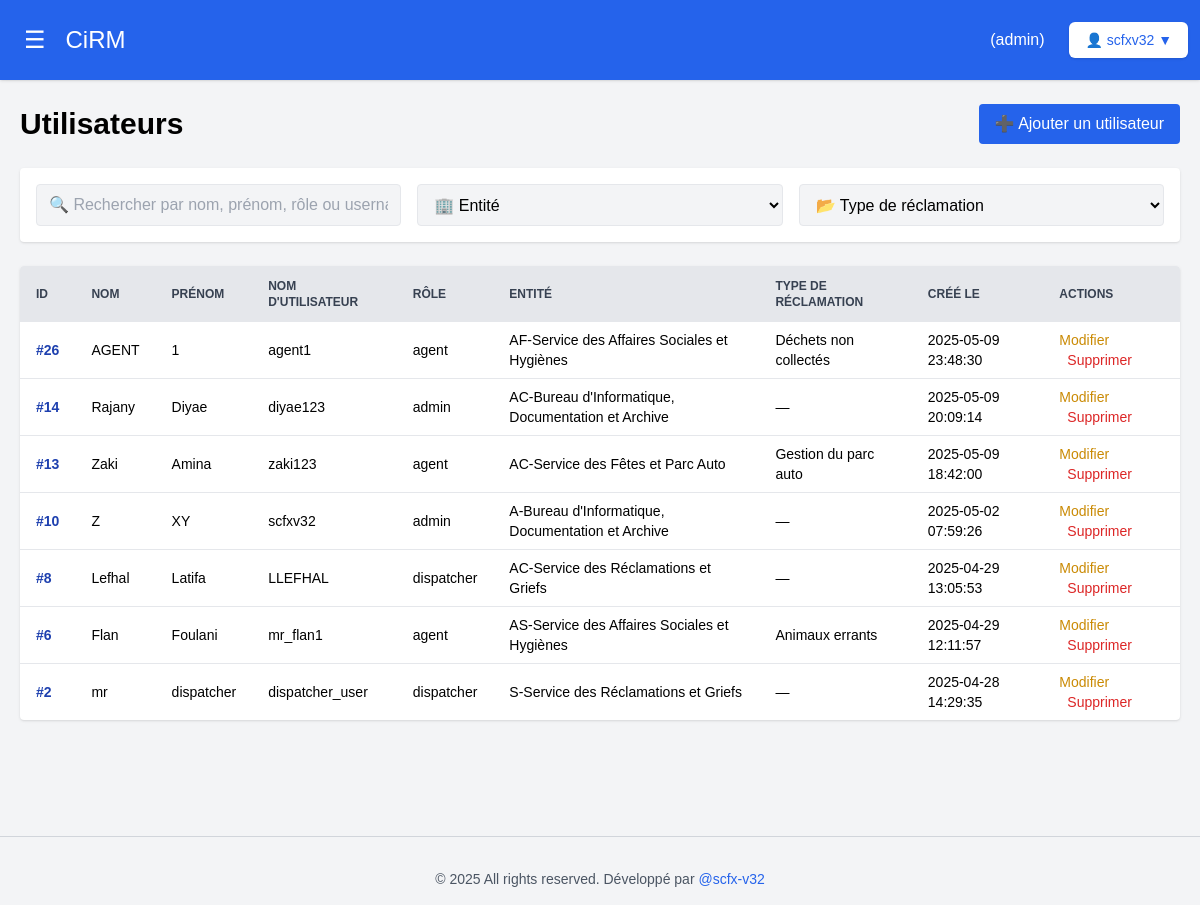
Page /utilisateurs.php (signed in) on the committed database.
### tables this page shows
CREATE TABLE `users` (
  `id` int(11) NOT NULL,
  `nom` varchar(100) NOT NULL,
  `prenom` varchar(100) NOT NULL,
  `username` varchar(100) NOT NULL,
  `type_id` int(11) DEFAULT NULL,
  `password` varchar(255) NOT NULL,
  `role` enum('admin','dispatcher','agent') NOT NULL,
  `entite_id` int(11) DEFAULT NULL,
  `created_at` timestamp NOT NULL DEFAULT current_timestamp()
);

CREATE TABLE `entites` (
  `id` int(11) NOT NULL,
  `nom` varchar(100) NOT NULL
);

CREATE TABLE `types_reclamation` (
  `id` int(11) NOT NULL,
  `entite_id` int(11) NOT NULL,
  `libelle` varchar(100) NOT NULL
);

### utilisateurs.php (the view, shortened to what this page needs)
<?php
require_once "config.php";
include_once "nav.php";
$search = $_GET['search'] ?? '';
$params = [];
$sql = "SELECT u.id, u.nom, u.prenom, u.username, u.role, e.nom AS entite, u.created_at, tr.libelle AS type_libelle
        FROM users u
        LEFT JOIN entites e ON u.entite_id = e.id
        LEFT JOIN types_reclamation tr ON u.type_id = tr.id";
$sql .= " ORDER BY u.created_at DESC";
$stmt = $pdo->prepare($sql);
$stmt->execute($params);
$users = $stmt->fetchAll(PDO::FETCH_ASSOC);
?>
<!DOCTYPE html>
<html lang="fr">
<head>
    <script src="https://cdn.tailwindcss.com"></script>
</head>
<body class="bg-gray-50 min-h-screen flex">
    <div id="mainContent" class="flex-1 p-6 space-y-6 transition-all duration-300">
        <div class="flex justify-between items-center">
            <h1 class="text-3xl font-bold">Utilisateurs</h1>
            <a href="ajouter_utilisateur.php" class="bg-blue-600 text-white px-4 py-2 rounded hover:bg-blue-700">
                ➕ Ajouter un utilisateur
            </a>
        </div>
        <form method="GET" class="grid grid-cols-1 md:grid-cols-3 gap-4 bg-white p-4 rounded shadow mb-6">
            <input type="text" name="search" placeholder="🔍 Rechercher par nom, prénom, rôle ou username"
                value="<?= htmlspecialchars($search) ?>" class="px-3 py-2 border rounded w-full">
            <select name="entite" class="px-3 py-2 border rounded w-full">
                <option value="">🏢 Entité</option>
            </select>
            <select name="type" class="px-3 py-2 border rounded w-full">
                <option value="">📂 Type de réclamation</option>
            </select>
        </form>
        <div class="bg-white shadow rounded overflow-x-auto">
            <table class="min-w-full text-sm text-left">
                <thead class="bg-gray-200 text-gray-700 uppercase text-xs">
                    <tr>
                        <th class="px-4 py-3">ID</th>
                        <th class="px-4 py-3">Nom</th>
                        <th class="px-4 py-3">Prénom</th>
                        <th class="px-4 py-3">Nom d'utilisateur</th>
                        <th class="px-4 py-3">Rôle</th>
                        <th class="px-4 py-3">Entité</th>
                        <th class="px-4 py-3">Type de réclamation</th>
                        <th class="px-4 py-3">Créé le</th>
                        <th class="px-4 py-3">Actions</th>
                    </tr>
                </thead>
                <tbody class="divide-y">
                    <?php if (empty($users)): ?>
                        <tr>
                            <td colspan="7" class="px-4 py-2 text-center">Aucun utilisateur trouvé.</td>
                        </tr>
                    <?php else: ?>
                    <?php foreach ($users as $u): ?>
                        <tr>
                            <td class="px-4 py-2 font-semibold text-blue-800">#<?= $u["id"] ?></td>
                            <td class="px-4 py-2"><?= htmlspecialchars($u["nom"] ?? '—') ?></td>
                            <td class="px-4 py-2"><?= htmlspecialchars($u["prenom"] ?? '—') ?></td>
                            <td class="px-4 py-2"><?= htmlspecialchars($u["username"]) ?></td>
                            <td class="px-4 py-2"><?= htmlspecialchars($u["role"]) ?></td>
                            <td class="px-4 py-2"><?= htmlspecialchars($u["entite"] ?? '—') ?></td>
                            <td class="px-4 py-2"><?= htmlspecialchars($u["type_libelle"] ?? '—') ?></td>
                            <td class="px-4 py-2"><?= $u["created_at"] ?></td>
                            <td class="px-4 py-2 space-x-2">
                                <a href="modifier_utilisateur.php?id=<?= $u["id"] ?>" class="text-yellow-600 hover:underline">Modifier</a>
                                <a href="utilisateurs.php?delete=<?= $u["id"] ?>" class="text-red-600 hover:underline" onclick="return confirm('Supprimer cet utilisateur ?')">Supprimer</a>
                            </td>
                        </tr>
                    <?php endforeach; ?>
                    <?php endif; ?>
                </tbody>
            </table>
        </div>
    </div>
    <?php include "footer.php"; ?>
</body>
</html>

### nav.php (shortened to what this page needs)
<!DOCTYPE html>
<html lang="fr">
<head>
    <script src="https://cdn.tailwindcss.com"></script>
</head>
<body class="bg-gray-100">
    <header class="bg-blue-600 text-white p-3 flex justify-between items-center shadow">
        <button id="toggleSidebar" class="p-3 text-white text-2xl hover:bg-blue-700 focus:outline-none mr-4 ">
            ☰ &nbsp; CiRM
        </button>
        <div class="relative inline-block text-left">
            <span>(<?= htmlspecialchars($_SESSION["role"]) ?>)</span>
            <button id="profileToggle" class="inline-flex items-center justify-center rounded-md bg-white text-blue-600 px-4 py-2 text-sm font-medium shadow hover:bg-gray-100 focus:outline-none">
                👤 <?= htmlspecialchars($_SESSION["username"]) ?>  ▼
            </button>
        </div>
    </header>
    <br/>
</body>
</html>

### footer.php
<div>
    <footer class="bg-gray-100 text-center text-sm text-gray-600 py-4 mt-12">
    <hr class="my-8 border-gray-300">
        &copy; 2025 All rights reserved. Développé par
        <a href="https://github.com/scfx-v32" class="text-blue-600 hover:underline" target="_blank">@scfx-v32</a>
    </footer>
</div>

### nav.php (style rules this page uses)
body { margin: 0; font-family: Arial, sans-serif; }
header { position: fixed; top: 0; width: 100%; z-index: 1000; }
#mainContent { margin-top: 60px; padding: 20px; }
#mainContent input, #mainContent select, #mainContent textarea { background-color: #f3f4f6; }

### rows in the picture
users: id "26", nom "AGENT", prenom "1", username "agent1", role "agent", entite.nom "AF-Service des Affaires Sociales et Hygiènes", type.libelle "Déchets non collectés", created_at "2025-05-09 23:48:30"
users: id "14", nom "Rajany", prenom "Diyae", username "diyae123", role "admin", entite.nom "AC-Bureau d'Informatique, Documentation et Archive", type_libelle "—", created_at "2025-05-09 20:09:14"
users: id "13", nom "Zaki", prenom "Amina", username "zaki123", role "agent", entite.nom "AC-Service des Fêtes et Parc Auto", type.libelle "Gestion du parc auto", created_at "2025-05-09 18:42:00"
users: id "10", nom "Z", prenom "XY", username "scfxv32", role "admin", entite.nom "A-Bureau d'Informatique, Documentation et Archive", type_libelle "—", created_at "2025-05-02 07:59:26"
users: id "8", nom "Lefhal", prenom "Latifa", username "LLEFHAL", role "dispatcher", entite.nom "AC-Service des Réclamations et Griefs", type_libelle "—", created_at "2025-04-29 13:05:53"
users: id "6", nom "Flan", prenom "Foulani", username "mr_flan1", role "agent", entite.nom "AS-Service des Affaires Sociales et Hygiènes", type.libelle "Animaux errants", created_at "2025-04-29 12:11:57"
users: id "2", nom "mr", prenom "dispatcher", username "dispatcher_user", role "dispatcher", entite.nom "S-Service des Réclamations et Griefs", type_libelle "—", created_at "2025-04-28 14:29:35"

### other values in the picture
$_SESSION["role"] "admin"
$_SESSION["username"] "scfxv32"
